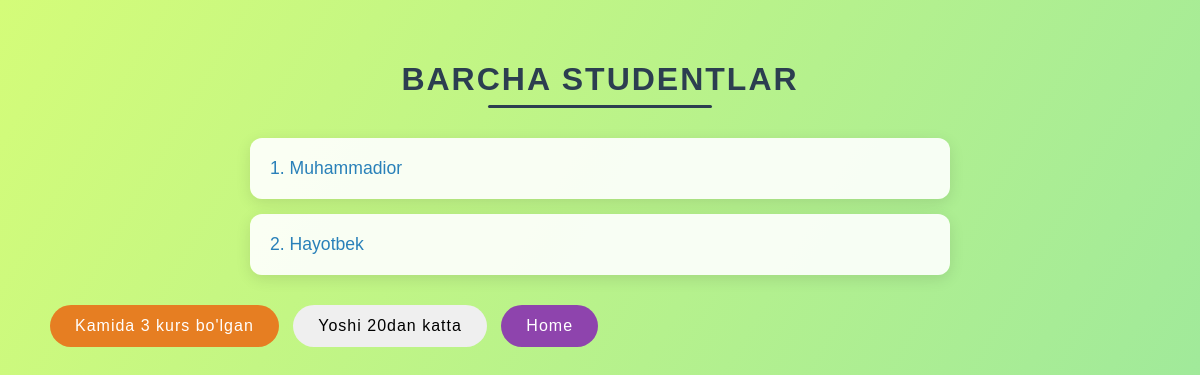
/students/, run on an earlier commit of the app's database.
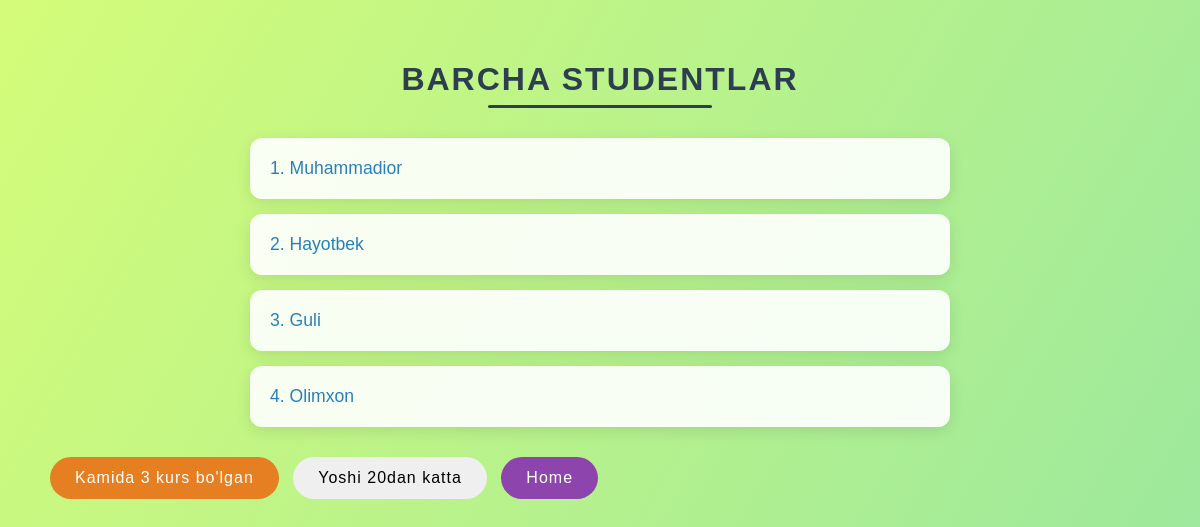
And on a later commit of the database.
### main/models.py (models this page shows, shortened)
class Student(models.Model):
    name = models.CharField(max_length=50)
    age = models.PositiveSmallIntegerField()
    course = models.PositiveSmallIntegerField(default=1)
    number = models.CharField(max_length=255, unique=True)

### main/views.py (the view)
# urls.py: path('students/', students_view,  name = 'students'),
def students_view(request):
    students = Student.objects.all()
    context = {
        'students': students
    }
    return render(request, 'students.html', context)

### templates/students.html (shortened to what this page needs)
<!DOCTYPE html>
<html lang="en">
<head>
</head>
<body>
    <h1>Barcha Studentlar</h1>
    <ul class="students-list">
        {% for student in students %}
            <li>
                <a class="student-link" href="/students/{{student.id}}/">{{ forloop.counter }}. {{ student.name }}</a>
            </li>
        {% endfor %}
    </ul>
    <a href="/students/course_3/"><button>Kamida 3 kurs bo'lgan</button></a>
    <a href="/students/age_20/"><button class="age">Yoshi 20dan katta</button></a>
    <a href="/"><button>Home</button></a>
</body>
</html>

What changed in the data, as far as the page shows it:
added Student: name "Guli"
added Student: name "Olimxon"
